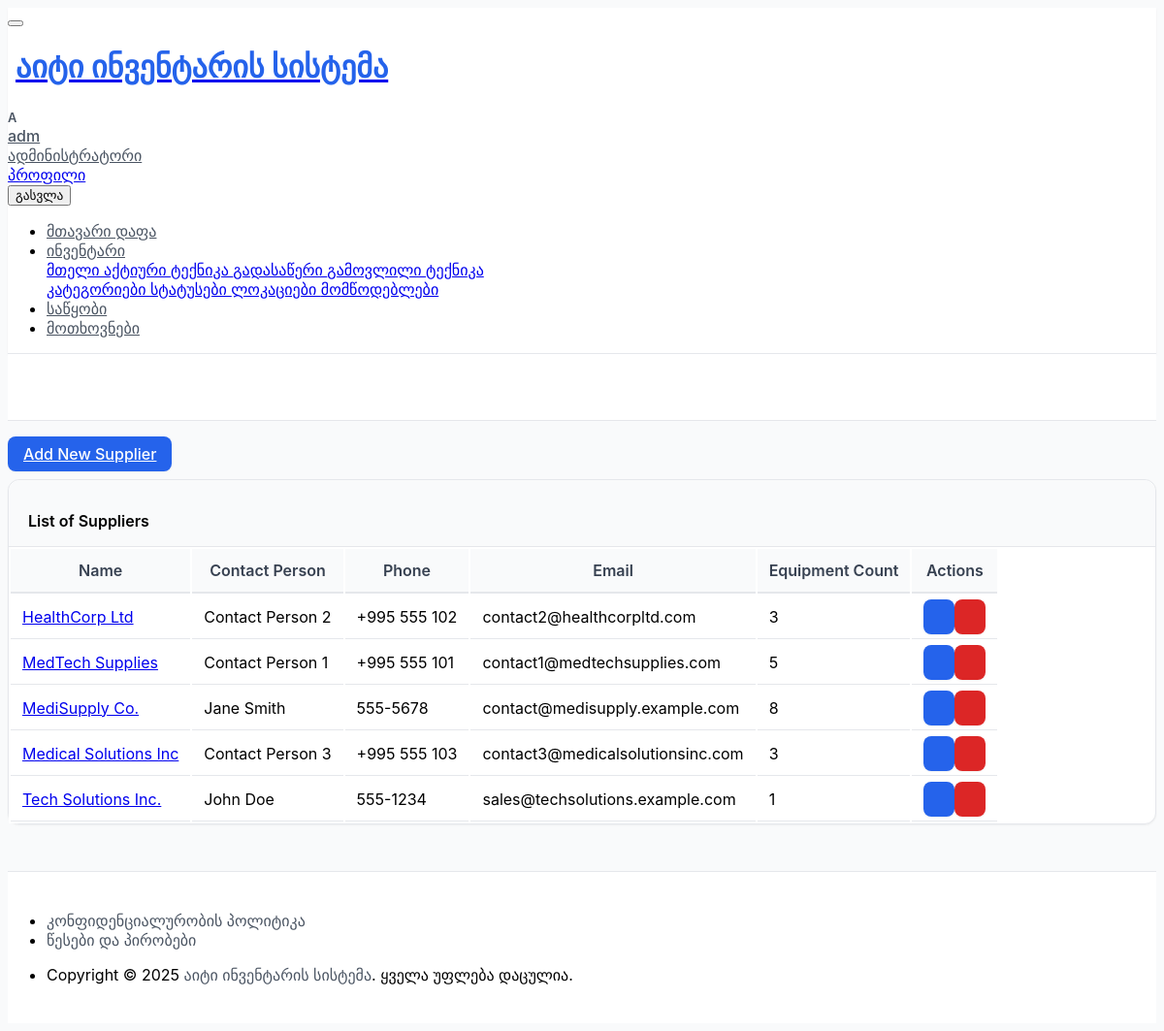
The page /inventory/suppliers/ (signed in) on the database its author committed.
### inventory/models.py (models this page shows, shortened)
class Supplier(models.Model):
    name = models.CharField(
        _("Supplier Name"),
        max_length=150,
        unique=True,
        help_text=_("მომწოდებელი კომპანიის დასახელება.")
    )
    contact_person = models.CharField(
        _("Contact Person (Optional)"),
        max_length=100,
        blank=True,
        null=True,
        help_text=_("მომწოდებლის საკონტაქტო პირი.")
    )
    phone_number = models.CharField(
        _("Phone Number (Optional)"),
        max_length=30,
        blank=True,
        null=True,
        help_text=_("საკონტაქტო ტელეფონის ნომერი.")
    )
    email = models.EmailField(
        _("Email Address (Optional)"),
        blank=True,
        null=True,
        help_text=_("საკონტაქტო ელექტრონული ფოსტა.")
    )
    website = models.URLField(
        _("Website URL (Optional)"),
        blank=True,
        null=True,
        help_text=_("მომწოდებლის ვებ-გვერდი.")
    )
    notes = models.TextField(
        _("Notes (Optional)"),
        blank=True,
        null=True,
        help_text=_("დამატებითი შენიშვნები ამ მომწოდებლის შესახებ.")
    )
    class Meta:
        verbose_name = _("Supplier")
        verbose_name_plural = _("Suppliers")
        ordering = ['name']

### inventory/views.py (the view)
# urls.py: path('suppliers/', views.SupplierListView.as_view(), name='supplier_list'),
class SupplierListView(LoginRequiredMixin, PermissionRequiredMixin, ListView):
    model = Supplier
    template_name = 'inventory/supplier_list.html'
    context_object_name = 'suppliers'
    permission_required = 'inventory.view_supplier'
    paginate_by = 10
    def get_context_data(self, **kwargs):
        context = super().get_context_data(**kwargs)
        context['page_title'] = _("Suppliers")
        context['can_add_supplier'] = self.request.user.has_perm('inventory.add_supplier')
        return context

### inventory/templates/inventory/supplier_list.html (shortened to what this page needs)
{% extends "core/base.html" %}
{% load i18n static %}
{% block content %}
<div class="container-xl">
    <div class="d-flex justify-content-end mb-3">
        {% if perms.inventory.add_supplier %}
        <a href="{% url 'inventory:supplier_create' %}" class="btn btn-primary">
             {% trans "Add New Supplier" %}
        </a>
        {% endif %}
    </div>
    <div class="card">
        <div class="card-header">
            <h3 class="card-title">{% trans "List of Suppliers" %}</h3>
        </div>
        {% if suppliers %}
            <div class="table-responsive">
                <table class="table table-vcenter card-table table-striped table-hover">
                    <thead>
                        <tr>
                            <th>{% trans "Name" %}</th>
                            <th>{% trans "Contact Person" %}</th>
                            <th>{% trans "Phone" %}</th>
                            <th>{% trans "Email" %}</th>
                            <th>{% trans "Equipment Count" %}</th>
                            <th class="w-1">{% trans "Actions" %}</th>
                        </tr>
                    </thead>
                    <tbody>
                    {% for supplier_item in suppliers %}
                        <tr>
                            <td>
                                {% if perms.inventory.change_supplier %}
                                    <a href="{% url 'inventory:supplier_update' supplier_item.pk %}">{{ supplier_item.name }}</a>
                                {% else %}
                                    {{ supplier_item.name }}
                                {% endif %}
                            </td>
                            <td data-label="{% trans "Contact Person" %}">{{ supplier_item.contact_person|default:"-" }}</td>
                            <td data-label="{% trans "Phone" %}">{{ supplier_item.phone_number|default:"-" }}</td>
                            <td data-label="{% trans "Email" %}">{{ supplier_item.email|default:"-" }}</td>
                            <td data-label="{% trans "Equipment Count" %}">{{ supplier_item.supplied_equipment.count }}</td>
                            <td>
                                <div class="btn-list flex-nowrap">
                                    {% if perms.inventory.change_supplier %}
                                    <a href="{% url 'inventory:supplier_update' supplier_item.pk %}" class="btn btn-primary" title="{% trans "Edit" %}">
                                    </a>
                                    {% endif %}
                                    {% if perms.inventory.delete_supplier %}
                                    <a href="{% url 'inventory:supplier_delete' supplier_item.pk %}" class="btn btn-danger" title="{% trans "Delete" %}">
                                    </a>
                                    {% endif %}
                                </div>
                            </td>
                        </tr>
                    {% endfor %}
                    </tbody>
                </table>
            </div>
        {% endif %}
    </div>
</div>
{% endblock content %}

### core/templates/core/_navigation.html (shortened to what this page needs)
{% load i18n static %}
<header class="navbar navbar-expand-md d-print-none navbar-light navbar-sticky">
    <div class="container-xl">
        <button class="navbar-toggler" type="button" data-bs-toggle="collapse" data-bs-target="#navbar-menu" aria-controls="navbar-menu" aria-expanded="false" aria-label="{% trans 'მენიუს გახსნა' %}">
        </button>
        <h1 class="navbar-brand navbar-brand-autodark d-none-navbar-horizontal pe-0 pe-md-3">
            <a href="{% url 'core:dashboard' %}" aria-label="{% trans 'მთავარი გვერდი' %}">
                <span class="d-none d-sm-inline-block fw-bold text-primary">{% trans "აიტი ინვენტარის სისტემა" %}</span>
            </a>
        </h1>
        <div class="navbar-nav flex-row order-md-last">
            {% if user.is_authenticated %}
                <div class="nav-item dropdown">
                    <a href="#" class="nav-link d-flex lh-1 text-reset p-0" data-bs-toggle="dropdown" aria-label="{% trans 'მომხმარებლის მენიუს გახსნა' %}">
                        <span class="avatar avatar-sm bg-primary text-white">{{ user.get_username|slice:":1"|upper }}</span>
                        <div class="d-none d-xl-block ps-2">
                            <div class="fw-medium">{{ user.get_username }}</div>
                            <div class="mt-1 small text-muted">{% if user.is_staff %}{% trans "ადმინისტრატორი" %}{% else %}{% trans "მომხმარებელი" %}{% endif %}</div>
                        </div>
                    </a>
                    <div class="dropdown-menu dropdown-menu-end dropdown-menu-arrow">
                        <a href="#" class="dropdown-item"> {% trans "პროფილი" %}</a>
                        <form id="logout-form-nav" method="post" action="{% url 'core:logout' %}" class="mb-0">
                            <button type="submit" class="dropdown-item"> {% trans "გასვლა" %}</button>
                        </form>
                    </div>
                </div>
            {% endif %}
        </div>
        <div class="collapse navbar-collapse" id="navbar-menu">
            <ul class="navbar-nav mt-2 mt-md-0">
                <li class="nav-item {% if request.resolver_match.url_name == 'dashboard' and request.resolver_match.namespace == 'core' %}active{% endif %}">
                    <a class="nav-link" href="{% url 'core:dashboard' %}">
                        <span class="nav-link-title">{% trans "მთავარი დაფა" %}</span>
                    </a>
                </li>
                {% if user.is_authenticated %}
                    {% if user.is_staff %}
                        <li class="nav-item dropdown {% if request.resolver_match.app_name == 'inventory' %}active{% endif %}">
                            <a class="nav-link dropdown-toggle" href="#navbar-inventory" data-bs-toggle="dropdown" data-bs-auto-close="outside" role="button" aria-expanded="false">
                                <span class="nav-link-title">
                                    {% trans "ინვენტარი" %}
                                </span>
                            </a>
                            <div class="dropdown-menu">
                                <a class="dropdown-item {% if request.resolver_match.url_name == 'equipment_list' %}active{% endif %}" href="{% url 'inventory:equipment_list' %}">
                                    {% trans "მთელი აქტიური ტექნიკა" %}
                                </a>
                                <a class="dropdown-item {% if request.resolver_match.url_name == 'marked_for_write_off_list' %}active{% endif %}" href="{% url 'inventory:marked_for_write_off_list' %}">
                                    {% trans "გადასაწერი" %}
                                </a>
                                <a class="dropdown-item {% if request.resolver_match.url_name == 'decommissioned_list' %}active{% endif %}" href="{% url 'inventory:decommissioned_list' %}">
                                    {% trans "გამოვლილი ტექნიკა" %}
                                </a>
                                <a class="dropdown-item {% if request.resolver_match.url_name == 'category_list' %}active{% endif %}" href="{% url 'inventory:category_list' %}">
                                    {% trans "კატეგორიები" %}
                                </a>
                                <a class="dropdown-item {% if request.resolver_match.url_name == 'status_list' %}active{% endif %}" href="{% url 'inventory:status_list' %}">
                                    {% trans "სტატუსები" %}
                                </a>
                                <a class="dropdown-item {% if request.resolver_match.url_name == 'location_list' %}active{% endif %}" href="{% url 'inventory:location_list' %}">
                                    {% trans "ლოკაციები" %}
                                </a>
                                <a class="dropdown-item {% if request.resolver_match.url_name == 'supplier_list' %}active{% endif %}" href="{% url 'inventory:supplier_list' %}">
                                    {% trans "მომწოდებლები" %}
                                </a>
                            </div>
                        </li>
                        <li class="nav-item {% if request.resolver_match.app_name == 'warehouse' and request.resolver_match.url_name == 'stockitem_list' %}active{% endif %}">
                            <a class="nav-link" href="{% url 'warehouse:stockitem_list' %}">
                                <span class="nav-link-title">{% trans "საწყობი" %}</span>
                            </a>
                        </li>
                        <li class="nav-item {% if request.resolver_match.app_name == 'requests_app' and request.resolver_match.url_name == 'admin_request_list' %}active{% endif %}">
                            <a class="nav-link" href="{% url 'requests_app:admin_request_list' %}">
                                <span class="nav-link-title">{% trans "მოთხოვნები" %}</span>
                            </a>
                        </li>
                    {% endif %}
                {% endif %}
            </ul>
        </div>
    </div>
</header>

### static/core/css/custom.css (style rules this page uses)
:root { --primary-color: #2563eb; --primary-light: #eff6ff; --secondary-color: #64748b; --success-color: #059669; --success-light: #ecfdf5; --warning-color: #d97706; --warning-light: #fffbeb; --danger-color: #dc2626; --danger-light: #fef2f2; --info-color: #0891b2; --info-light: #f0f9ff; --light-bg: #f8fafc; --white-bg: #ffffff; --gray-50: #f9fafb; --gray-100: #f3f4f6; --gray-200: #e5e7eb; --gray-300: #d1d5db; --gray-600: #4b5563; --gray-700: #374151; --shadow-sm: 0 1px 2px 0 rgb(0 0 0 / 0.05); --shadow-md: 0 4px 6px -1px rgb(0 0 0 / 0.1), 0 2px 4px -2px rgb(0 0 0 / 0.1); --shadow-lg: 0 10px 15px -3px rgb(0 0 0 / 0.1), 0 4px 6px -4px rgb(0 0 0 / 0.1); }
body { background-color: var(--gray-50) !important; font-family: 'Inter', -apple-system, BlinkMacSystemFont, "Segoe UI", Roboto, sans-serif; }
.card { background-color: var(--white-bg); border: 1px solid var(--gray-200); box-shadow: var(--shadow-sm); border-radius: 12px; transition: all 0.2s ease-in-out; }
.btn { border-radius: 8px; font-weight: 500; padding: 0.5rem 1rem; transition: all 0.2s ease-in-out; box-shadow: var(--shadow-sm); }
.btn-primary { background-color: var(--primary-color); border-color: var(--primary-color); color: white; }
.btn-danger { background-color: var(--danger-color); border-color: var(--danger-color); }
.navbar { background-color: var(--white-bg) !important; border-bottom: 1px solid var(--gray-200); box-shadow: var(--shadow-sm); }
.navbar-brand { font-weight: 700; color: var(--primary-color) !important; }
.nav-link { color: var(--gray-600) !important; font-weight: 500; transition: color 0.2s ease-in-out; }
.card-header { background-color: var(--gray-50); border-bottom: 1px solid var(--gray-200); border-radius: 12px 12px 0 0 !important; padding: 1rem 1.25rem; }
.avatar { border-radius: 50%; display: inline-flex; align-items: center; justify-content: center; font-weight: 600; text-transform: uppercase; }
.text-muted { color: var(--gray-600) !important; }
.fw-medium { font-weight: 500 !important; }
.mb-3 { margin-bottom: 1rem !important; }
.text-primary { color: var(--primary-color) !important; }
.table { background-color: var(--white-bg); }
.table th { background-color: var(--gray-50); border-bottom: 2px solid var(--gray-200); font-weight: 600; color: var(--gray-700); padding: 0.75rem; }
.table td { padding: 0.75rem; border-bottom: 1px solid var(--gray-200); vertical-align: middle; }
.card-title { font-size: 1rem; font-weight: 600; }
.card-header .card-title { margin-bottom: 0; }
.avatar { font-weight: 600; font-size: 0.8rem; }

### rows shown on the page
Supplier: name "HealthCorp Ltd", contact_person "Contact Person 2", phone_number "+995 555 102", email "contact2@healthcorpltd.com", supplied_equipment.count "3"
Supplier: name "MedTech Supplies", contact_person "Contact Person 1", phone_number "+995 555 101", email "contact1@medtechsupplies.com", supplied_equipment.count "5"
Supplier: name "MediSupply Co.", contact_person "Jane Smith", phone_number "555-5678", email "contact@medisupply.example.com", supplied_equipment.count "8"
Supplier: name "Medical Solutions Inc", contact_person "Contact Person 3", phone_number "+995 555 103", email "contact3@medicalsolutionsinc.com", supplied_equipment.count "3"
Supplier: name "Tech Solutions Inc.", contact_person "John Doe", phone_number "555-1234", email "sales@techsolutions.example.com", supplied_equipment.count "1"

### other values the page prints
{{ user.get_username|slice:":1"|upper }} "A"
{{ user.get_username }} "adm"
